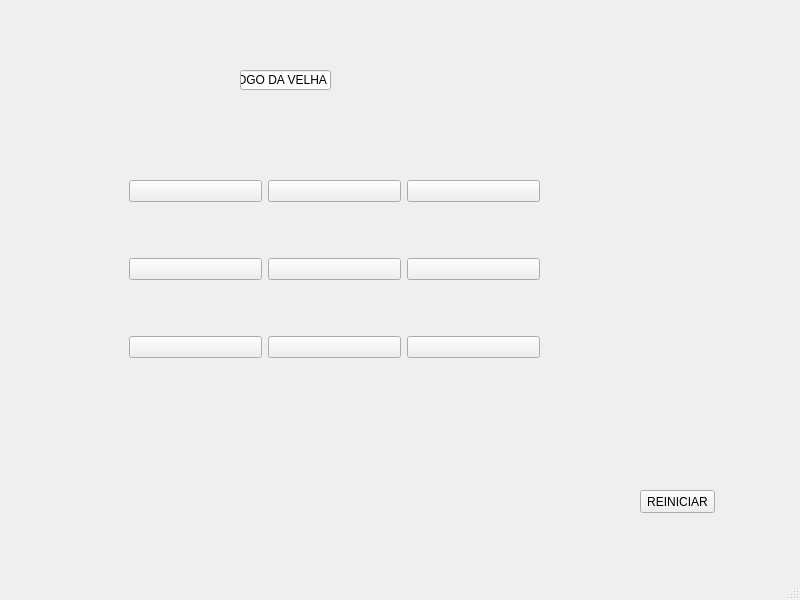
<?xml version="1.0" encoding="UTF-8"?>
<ui version="4.0">
 <class>MainWindow</class>
 <widget class="QMainWindow" name="MainWindow">
  <property name="geometry">
   <rect>
    <x>0</x>
    <y>0</y>
    <width>800</width>
    <height>600</height>
   </rect>
  </property>
  <property name="windowTitle">
   <string>MainWindow</string>
  </property>
  <widget class="QWidget" name="centralwidget">
   <widget class="QWidget" name="gridLayoutWidget">
    <property name="geometry">
     <rect>
      <x>129</x>
      <y>130</y>
      <width>411</width>
      <height>281</height>
     </rect>
    </property>
    <layout class="QGridLayout" name="gridLayout">
     <item row="0" column="0">
      <widget class="QPushButton" name="pushButton_3">
       <property name="text">
        <string/>
       </property>
      </widget>
     </item>
     <item row="1" column="0">
      <widget class="QPushButton" name="pushButton_2">
       <property name="text">
        <string/>
       </property>
      </widget>
     </item>
     <item row="2" column="1">
      <widget class="QPushButton" name="pushButton_6">
       <property name="text">
        <string/>
       </property>
      </widget>
     </item>
     <item row="0" column="1">
      <widget class="QPushButton" name="pushButton_4">
       <property name="text">
        <string/>
       </property>
      </widget>
     </item>
     <item row="1" column="1">
      <widget class="QPushButton" name="pushButton_5">
       <property name="text">
        <string/>
       </property>
      </widget>
     </item>
     <item row="2" column="0">
      <widget class="QPushButton" name="pushButton">
       <property name="text">
        <string/>
       </property>
      </widget>
     </item>
     <item row="0" column="2">
      <widget class="QPushButton" name="pushButton_7">
       <property name="text">
        <string/>
       </property>
      </widget>
     </item>
     <item row="1" column="2">
      <widget class="QPushButton" name="pushButton_8">
       <property name="text">
        <string/>
       </property>
      </widget>
     </item>
     <item row="2" column="2">
      <widget class="QPushButton" name="pushButton_9">
       <property name="text">
        <string/>
       </property>
      </widget>
     </item>
    </layout>
   </widget>
   <widget class="QLineEdit" name="lineEdit">
    <property name="geometry">
     <rect>
      <x>240</x>
      <y>70</y>
      <width>91</width>
      <height>20</height>
     </rect>
    </property>
    <property name="text">
     <string>JOGO DA VELHA</string>
    </property>
   </widget>
   <widget class="QPushButton" name="pushButton_10">
    <property name="geometry">
     <rect>
      <x>640</x>
      <y>490</y>
      <width>75</width>
      <height>23</height>
     </rect>
    </property>
    <property name="text">
     <string>REINICIAR</string>
    </property>
   </widget>
  </widget>
  <widget class="QMenuBar" name="menubar">
   <property name="geometry">
    <rect>
     <x>0</x>
     <y>0</y>
     <width>800</width>
     <height>21</height>
    </rect>
   </property>
  </widget>
  <widget class="QStatusBar" name="statusbar"/>
 </widget>
 <resources/>
 <connections/>
</ui>
